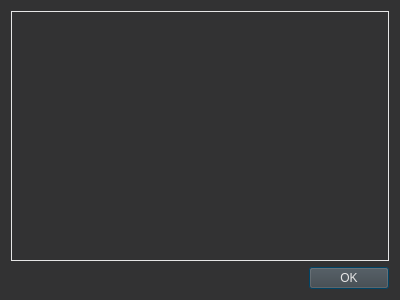
<?xml version="1.0" encoding="UTF-8"?>
<ui version="4.0">
 <class>LayersManager</class>
 <widget class="QDialog" name="LayersManager">
  <property name="geometry">
   <rect>
    <x>0</x>
    <y>0</y>
    <width>400</width>
    <height>300</height>
   </rect>
  </property>
  <property name="minimumSize">
   <size>
    <width>400</width>
    <height>300</height>
   </size>
  </property>
  <property name="windowTitle">
   <string>Layers</string>
  </property>
  <property name="styleSheet">
   <string notr="true">background-color: rgb(50, 50, 51);
selection-color: rgb(230, 230, 230);
selection-background-color: rgb(0, 85, 127);
color: rgb(230, 230, 230);</string>
  </property>
  <property name="locale">
   <locale language="English" country="UnitedStates"/>
  </property>
  <layout class="QVBoxLayout" name="verticalLayout">
   <item>
    <widget class="QListView" name="layers_view">
     <property name="contextMenuPolicy">
      <enum>Qt::CustomContextMenu</enum>
     </property>
     <property name="frameShape">
      <enum>QFrame::Box</enum>
     </property>
     <property name="frameShadow">
      <enum>QFrame::Plain</enum>
     </property>
     <property name="verticalScrollBarPolicy">
      <enum>Qt::ScrollBarAlwaysOff</enum>
     </property>
     <property name="horizontalScrollBarPolicy">
      <enum>Qt::ScrollBarAlwaysOff</enum>
     </property>
     <property name="editTriggers">
      <set>QAbstractItemView::DoubleClicked</set>
     </property>
    </widget>
   </item>
   <item>
    <layout class="QHBoxLayout" name="horizontalLayout">
     <item>
      <spacer name="horizontalSpacer">
       <property name="orientation">
        <enum>Qt::Horizontal</enum>
       </property>
       <property name="sizeHint" stdset="0">
        <size>
         <width>40</width>
         <height>20</height>
        </size>
       </property>
      </spacer>
     </item>
     <item>
      <widget class="QPushButton" name="pushButton">
       <property name="styleSheet">
        <string notr="true">QPushButton
{
	color:rgb(230, 230, 230);
	background-color:rgb(70, 70, 71);
}
QPushButton:hover
{
	background-color:rgb(0, 85, 127);
}
QPushButton:pressed
{
	background-color:rgb(0, 85, 127);
}</string>
       </property>
       <property name="text">
        <string>OK</string>
       </property>
      </widget>
     </item>
    </layout>
   </item>
  </layout>
 </widget>
 <resources/>
 <connections>
  <connection>
   <sender>pushButton</sender>
   <signal>clicked()</signal>
   <receiver>LayersManager</receiver>
   <slot>accept()</slot>
   <hints>
    <hint type="sourcelabel">
     <x>352</x>
     <y>277</y>
    </hint>
    <hint type="destinationlabel">
     <x>199</x>
     <y>149</y>
    </hint>
   </hints>
  </connection>
 </connections>
</ui>
